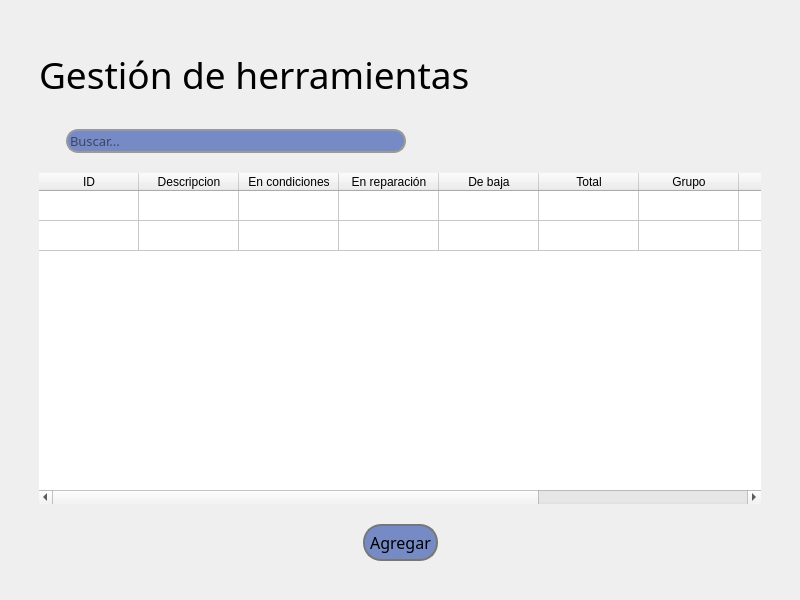
<?xml version="1.0" encoding="UTF-8"?>
<ui version="4.0">
 <class>MainWindow</class>
 <widget class="QMainWindow" name="MainWindow">
  <property name="geometry">
   <rect>
    <x>0</x>
    <y>0</y>
    <width>800</width>
    <height>600</height>
   </rect>
  </property>
  <property name="windowTitle">
   <string>MainWindow</string>
  </property>
  <widget class="QWidget" name="centralwidget">
   <layout class="QGridLayout" name="gridLayout_2">
    <item row="0" column="0">
     <layout class="QVBoxLayout" name="verticalLayout">
      <property name="spacing">
       <number>20</number>
      </property>
      <property name="leftMargin">
       <number>30</number>
      </property>
      <property name="topMargin">
       <number>30</number>
      </property>
      <property name="rightMargin">
       <number>30</number>
      </property>
      <property name="bottomMargin">
       <number>30</number>
      </property>
      <item>
       <widget class="QLabel" name="label">
        <property name="sizePolicy">
         <sizepolicy hsizetype="Fixed" vsizetype="Fixed">
          <horstretch>0</horstretch>
          <verstretch>0</verstretch>
         </sizepolicy>
        </property>
        <property name="minimumSize">
         <size>
          <width>0</width>
          <height>70</height>
         </size>
        </property>
        <property name="font">
         <font>
          <family>Alata</family>
          <pointsize>28</pointsize>
         </font>
        </property>
        <property name="text">
         <string>Gestión de herramientas</string>
        </property>
       </widget>
      </item>
      <item>
       <layout class="QHBoxLayout" name="horizontalLayout_2">
        <item>
         <widget class="QLabel" name="label_2">
          <property name="sizePolicy">
           <sizepolicy hsizetype="Fixed" vsizetype="Fixed">
            <horstretch>0</horstretch>
            <verstretch>0</verstretch>
           </sizepolicy>
          </property>
          <property name="text">
           <string/>
          </property>
          <property name="pixmap">
           <pixmap>lupa.png</pixmap>
          </property>
         </widget>
        </item>
        <item>
         <widget class="QLineEdit" name="lineEdit">
          <property name="sizePolicy">
           <sizepolicy hsizetype="Maximum" vsizetype="Fixed">
            <horstretch>0</horstretch>
            <verstretch>0</verstretch>
           </sizepolicy>
          </property>
          <property name="minimumSize">
           <size>
            <width>340</width>
            <height>0</height>
           </size>
          </property>
          <property name="font">
           <font>
            <family>Alata</family>
            <pointsize>10</pointsize>
           </font>
          </property>
          <property name="styleSheet">
           <string notr="true">background-color: #768ac5;
border-radius: 12px;
border: 2px solid rgb(154, 154, 154);</string>
          </property>
          <property name="placeholderText">
           <string>Buscar...</string>
          </property>
         </widget>
        </item>
        <item>
         <spacer name="horizontalSpacer_2">
          <property name="orientation">
           <enum>Qt::Horizontal</enum>
          </property>
          <property name="sizeHint" stdset="0">
           <size>
            <width>40</width>
            <height>20</height>
           </size>
          </property>
         </spacer>
        </item>
       </layout>
      </item>
      <item>
       <widget class="QTableWidget" name="tableWidget">
        <property name="sizePolicy">
         <sizepolicy hsizetype="Expanding" vsizetype="Expanding">
          <horstretch>0</horstretch>
          <verstretch>0</verstretch>
         </sizepolicy>
        </property>
        <property name="frameShape">
         <enum>QFrame::NoFrame</enum>
        </property>
        <property name="frameShadow">
         <enum>QFrame::Plain</enum>
        </property>
        <property name="sortingEnabled">
         <bool>true</bool>
        </property>
        <attribute name="horizontalHeaderStretchLastSection">
         <bool>true</bool>
        </attribute>
        <attribute name="verticalHeaderVisible">
         <bool>false</bool>
        </attribute>
        <attribute name="verticalHeaderCascadingSectionResizes">
         <bool>false</bool>
        </attribute>
        <row>
         <property name="text">
          <string/>
         </property>
        </row>
        <row>
         <property name="text">
          <string/>
         </property>
        </row>
        <column>
         <property name="text">
          <string>ID</string>
         </property>
        </column>
        <column>
         <property name="text">
          <string>Descripcion</string>
         </property>
        </column>
        <column>
         <property name="text">
          <string>En condiciones</string>
         </property>
        </column>
        <column>
         <property name="text">
          <string>En reparación</string>
         </property>
        </column>
        <column>
         <property name="text">
          <string>De baja</string>
         </property>
        </column>
        <column>
         <property name="text">
          <string>Total</string>
         </property>
        </column>
        <column>
         <property name="text">
          <string>Grupo</string>
         </property>
        </column>
        <column>
         <property name="text">
          <string>Subgrupo</string>
         </property>
        </column>
        <column>
         <property name="text">
          <string>-</string>
         </property>
        </column>
        <column>
         <property name="text">
          <string>-</string>
         </property>
        </column>
        <item row="0" column="1">
         <property name="text">
          <string/>
         </property>
        </item>
        <item row="0" column="2">
         <property name="text">
          <string/>
         </property>
        </item>
        <item row="0" column="3">
         <property name="text">
          <string/>
         </property>
        </item>
        <item row="0" column="8">
         <property name="text">
          <string>Editar</string>
         </property>
        </item>
        <item row="0" column="9">
         <property name="text">
          <string>Borrar</string>
         </property>
        </item>
        <item row="1" column="8">
         <property name="text">
          <string>Editar</string>
         </property>
        </item>
        <item row="1" column="9">
         <property name="text">
          <string>Borrar</string>
         </property>
        </item>
       </widget>
      </item>
      <item>
       <layout class="QHBoxLayout" name="horizontalLayout">
        <property name="leftMargin">
         <number>60</number>
        </property>
        <property name="rightMargin">
         <number>60</number>
        </property>
        <item>
         <spacer name="horizontalSpacer_3">
          <property name="orientation">
           <enum>Qt::Horizontal</enum>
          </property>
          <property name="sizeHint" stdset="0">
           <size>
            <width>40</width>
            <height>20</height>
           </size>
          </property>
         </spacer>
        </item>
        <item>
         <widget class="QPushButton" name="pushButton_2">
          <property name="font">
           <font>
            <family>Alata</family>
            <pointsize>12</pointsize>
           </font>
          </property>
          <property name="styleSheet">
           <string notr="true">border: 2px solid rgb(119, 119, 119);
padding: 5px;
border-radius: 18px;
background-color: #768ac5;</string>
          </property>
          <property name="text">
           <string>Agregar</string>
          </property>
         </widget>
        </item>
        <item>
         <spacer name="horizontalSpacer">
          <property name="orientation">
           <enum>Qt::Horizontal</enum>
          </property>
          <property name="sizeHint" stdset="0">
           <size>
            <width>40</width>
            <height>20</height>
           </size>
          </property>
         </spacer>
        </item>
       </layout>
      </item>
     </layout>
    </item>
   </layout>
  </widget>
 </widget>
 <resources/>
 <connections/>
</ui>
